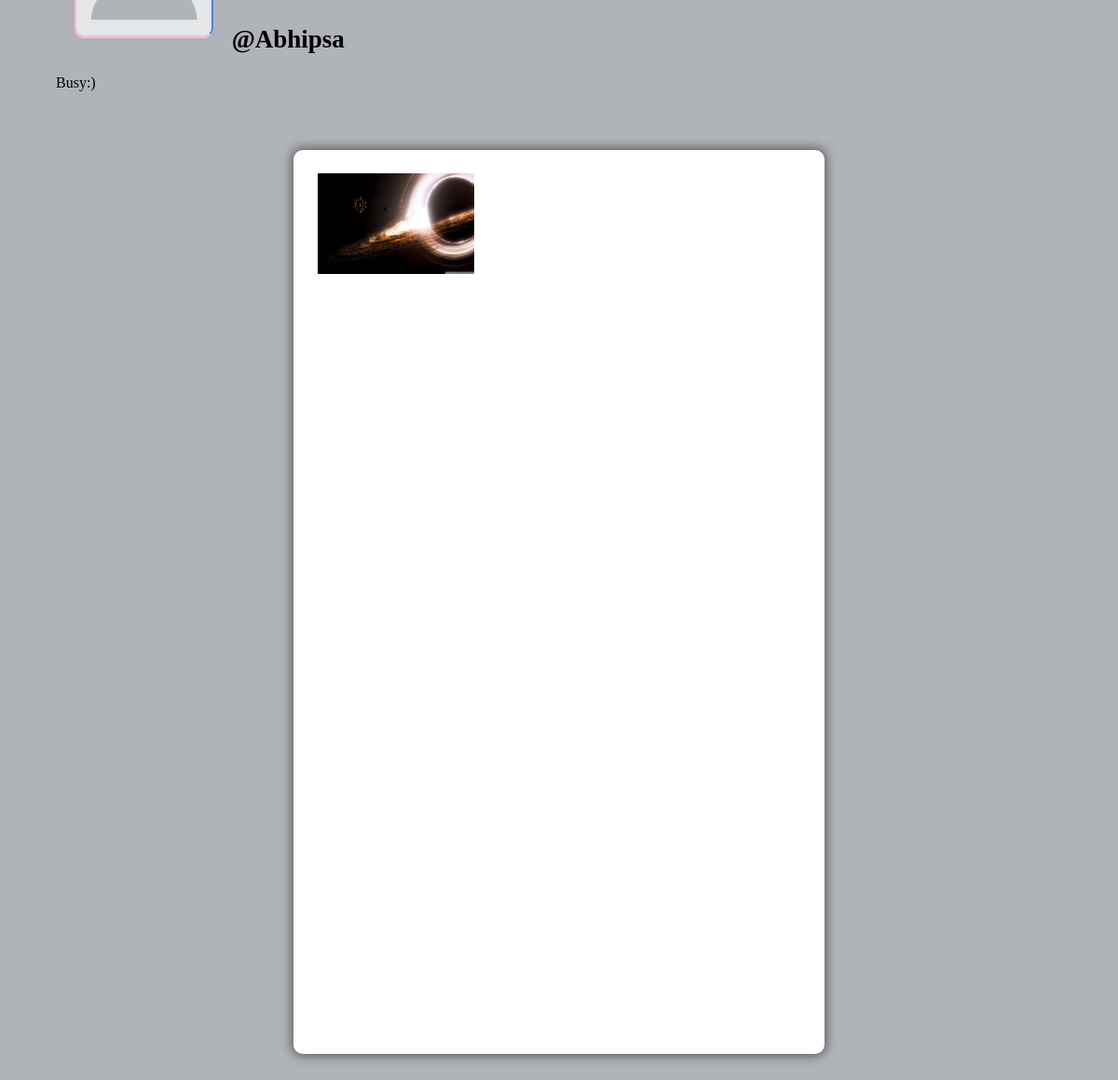
The app's page /profile/Abhipsa (signed in) with its own data.
### core/models.py (models this page shows, shortened)
class Profile(models.Model):
    user = models.ForeignKey(User, on_delete=models.CASCADE)
    id_user = models.IntegerField()
    bio = models.TextField(blank=True)
    profileimg = models.ImageField(upload_to='profile_images', default='blank-profile-picture.png')
    location = models.CharField(max_length=100, blank=True)

class Post(models.Model):
    id = models.UUIDField(primary_key=True, default=uuid.uuid4)
    user = models.CharField(max_length=100)
    image = models.ImageField(upload_to='post_images')
    caption = models.TextField()
    created_at = models.DateTimeField(default=datetime.now)
    no_of_likes = models.IntegerField(default=0)

### core/views.py (the view)
# urls.py: path('profile/<str:pk>', views.profile, name='profile'),
@login_required(login_url='signin')
def profile(request, pk):
    user_object = User.objects.get(username=pk)
    user_profile = Profile.objects.get(user=user_object)
    user_posts = Post.objects.filter(user=pk)
    user_post_length = len(user_posts)
    follower = request.user.username
    user = pk
    if FollowersCount.objects.filter(follower=follower, user=user).first():
        button_text = 'Unfollow'
    else:
        button_text = 'Follow'
    user_followers = len(FollowersCount.objects.filter(user=pk))
    user_following = len(FollowersCount.objects.filter(follower=pk))
    context = {
        'user_object': user_object,
        'user_profile': user_profile,
        'user_posts': user_posts,
        'user_post_length': user_post_length,
        'button_text': button_text,
        'user_followers': user_followers,
        'user_following': user_following,
    }
    return render(request, 'profile.html', context)

### templates/profile.html (shortened to what this page needs)
{% load static %}
<!DOCTYPE html>
<html lang="en">
<head>
    <link rel="stylesheet" href="{% static 'css/main.min.css' %}">
    <link rel="stylesheet" href="{% static 'css/style.css' %}">
    <link rel="stylesheet" href="{% static 'css/color.css' %}">
    <link rel="stylesheet" href="{% static 'css/responsive.css' %}">
</head>
<body>
	<section>
			<div class="feature-photo">
				<figure><img src="{% static 'images/resources/timeline-1.jpg' %}" alt=""></figure>
				<div class="container-fluid">
					<div class="row merged">
						<div class="col-lg-2 col-sm-3">
							<div class="user-avatar">
								<figure>
									<img src="{{user_profile.profileimg.url}}" style="height: 180px; width: 100%;" alt="">
								</figure>
							</div>
						</div>
						<div class="col-lg-10 col-sm-9">
							<div class="timeline-info">
								<ul>
									<li class="admin-name">
									  <h5 style="color: black;white-space: nowrap; width: 110px; font-size: 27px;"><b>@{{user_profile.user.username}}</b></h5>
									</li>
								</ul>
							</div>
						</div>
					</div>
				</div>
			</div>
		</section>
		<section>
			<div class="bio">
					{{user_profile.bio}}
			</div>
		</section>
	<section>
		<div class="gap gray-bg">
			<div class="container-fluid">
				<div class="row">
					<div class="col-lg-12">
						<div class="row" id="page-contents">
							<div class="col-lg-3">
								<aside class="sidebar static">
								</aside>
							</div>
							<div class="col-lg-6">
								<div class="central-meta">
									<ul class="photos">
										{% for post in user_posts %}
										<li>
											<a class="strip" href="{{post.image.url}}" title="" data-strip-group="mygroup" data-strip-group-options="loop: false">
												<img src="{{post.image.url}}" style="height: 108px; width: 192px;" alt=""></a>
										</li>
										{% endfor %}
									</ul>
								</div>
							</div>
							<div class="col-lg-3">
								<aside class="sidebar static">
								</aside>
							</div>
						</div>
					</div>
				</div>
			</div>
		</div>
	</section>
</body>
</html>

### static/css/responsive.css (style rules this page uses)
@media screen and (max-width: 1281px) and (min-width: 1024px) { .photos > li { min-width: 32.2%; width: 32.2%; } }
@media screen and (max-width: 1281px) and (min-width: 1024px) { .timeline-info { line-height: 51px; } }
@media screen and (max-width: 1281px) and (min-width: 1024px) { .timeline-info .admin-name > h5 { font-size: 20px; } }
@media screen and (max-width: 1281px) and (min-width: 1024px) { .user-avatar { width: 80.2% } }

### records on screen
Profile: profileimg (placeholder picture), user.username "Abhipsa", bio "Busy:)"
Post: image (picture)
